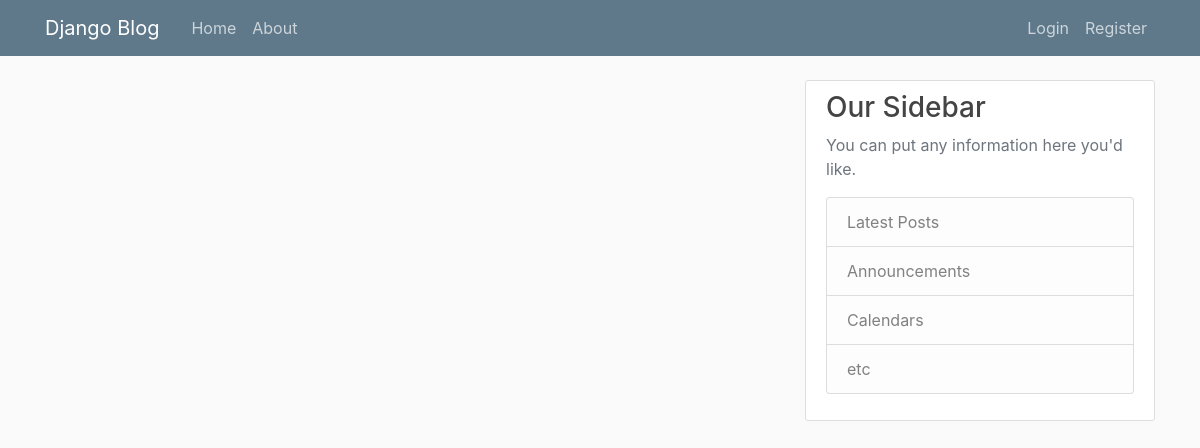
The app's page /, older data.
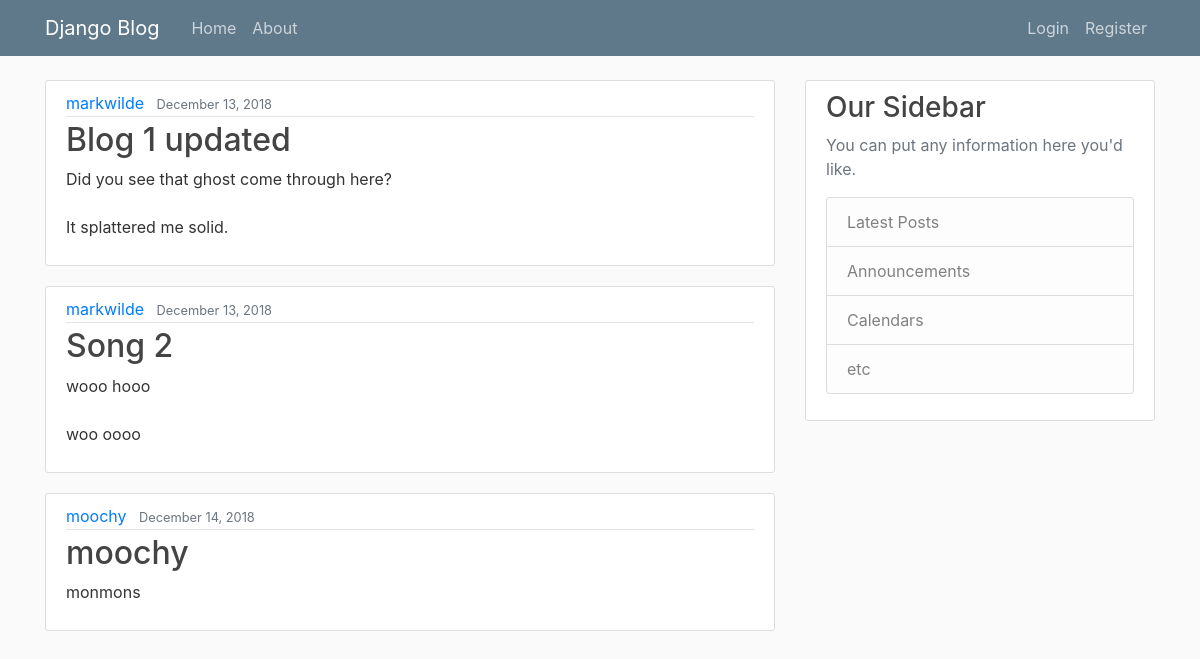
The same page, newer data.
### blog/models.py (models this page shows, shortened)
class Post(models.Model):
    title = models.CharField(max_length=100)
    content = models.TextField()
    date_posted = models.DateTimeField(default=timezone.now)
    author = models.ForeignKey(User, on_delete=models.CASCADE)

### blog/views.py (the view)
# urls.py: path('', views.home, name='blog-home'),
def home(request):
    context = {
        'posts': Post.objects.all()
    }
    return render(request, 'blog/home.html', context)

### blog/templates/blog/home.html
{% extends "blog/base.html" %}
{% block content %}
{% for post in posts %}
<article class="media content-section">
   <div class="media-body">
      <div class="article-metadata">
         <a class="mr-2" href="#">{{ post.author }}</a>
         <small class="text-muted">{{ post.date_posted|date:"F d, Y"}}</small>
      </div>
      <h2><a class="article-title" href="#">{{ post.title }}</a></h2>
      <p class="article-content">{{ post.content }}</p>
   </div>
</article>
{% endfor %}
{% endblock content %}

### blog/templates/blog/base.html (shortened to what this page needs)
{% load static %}
<!DOCTYPE html>
<html>
<head>
   <link rel="stylesheet" href="https://maxcdn.bootstrapcdn.com/bootstrap/4.0.0/css/bootstrap.min.css"
>
   <link rel="stylesheet" type="text/css" href="{% static 'blog/main.css' %}">
</head>
<body>
   <header class="site-header">
      <nav class="navbar navbar-expand-md navbar-dark bg-steel fixed-top">
         <div class="container">
            <a class="navbar-brand mr-4" href="{% url 'blog-home' %}">Django Blog</a>
            <div class="collapse navbar-collapse" id="navbarToggle">
               <div class="navbar-nav mr-auto">
                  <a class="nav-item nav-link" href="{% url 'blog-home' %}">Home</a>
                  <a class="nav-item nav-link" href="{% url 'blog-about' %}">About</a>
               </div>
               <div class="navbar-nav">
                  <a class="nav-item nav-link" href="#">Login</a>
                  <a class="nav-item nav-link" href="#">Register</a>
               </div>
            </div>
         </div>
      </nav>
   </header>
   <main role="main" class="container">
      <div class="row">
         <div class="col-md-8">
            {% block content %}{% endblock %}
         </div>
         <div class="col-md-4">
            <div class="content-section">
               <h3>Our Sidebar</h3>
               <p class='text-muted'>You can put any information here you'd like.
                  <ul class="list-group">
                     <li class="list-group-item list-group-item-light">Latest Posts</li>
                     <li class="list-group-item list-group-item-light">Announcements</li>
                     <li class="list-group-item list-group-item-light">Calendars</li>
                     <li class="list-group-item list-group-item-light">etc</li>
                  </ul>
               </p>
            </div>
         </div>
      </div>
   </main>
</body>
</html>

### blog/static/blog/main.css (style rules this page uses)
body { background: #fafafa; color: #333333; margin-top: 5rem; }
h1, h2, h3, h4, h5, h6 { color: #444444; }
ul { margin: 0; }
.bg-steel { background-color: #5f788a; }
.site-header .navbar-nav .nav-link { color: #cbd5db; }
.content-section { background: #ffffff; padding: 10px 20px; border: 1px solid #dddddd; border-radius: 3px; margin-bottom: 20px; }
.article-title { color: #444444; }
.article-content { white-space: pre-line; }
.article-metadata { padding-bottom: 1px; margin-bottom: 4px; border-bottom: 1px solid #e3e3e3 }

Row changes from the older to the newer data that the page shows:
added Post: author "markwilde", date_posted "December 13, 2018", title "Blog 1 updated", content "Did you see that ghost come through here? It splattered me solid."
added Post: author "markwilde", date_posted "December 13, 2018", title "Song 2", content "wooo hooo woo oooo"
added Post: author "moochy", date_posted "December 14, 2018", title "moochy", content "monmons"
